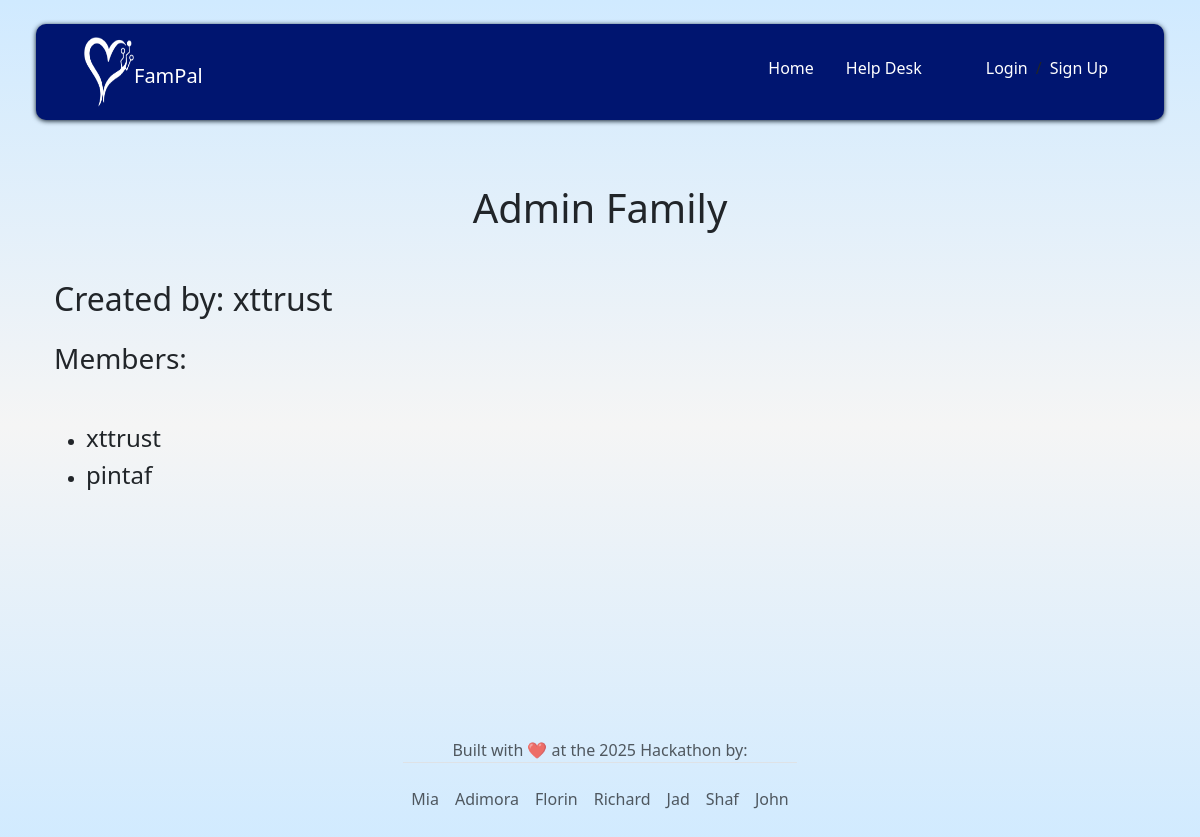
The app's page /families/group/1/, older data.
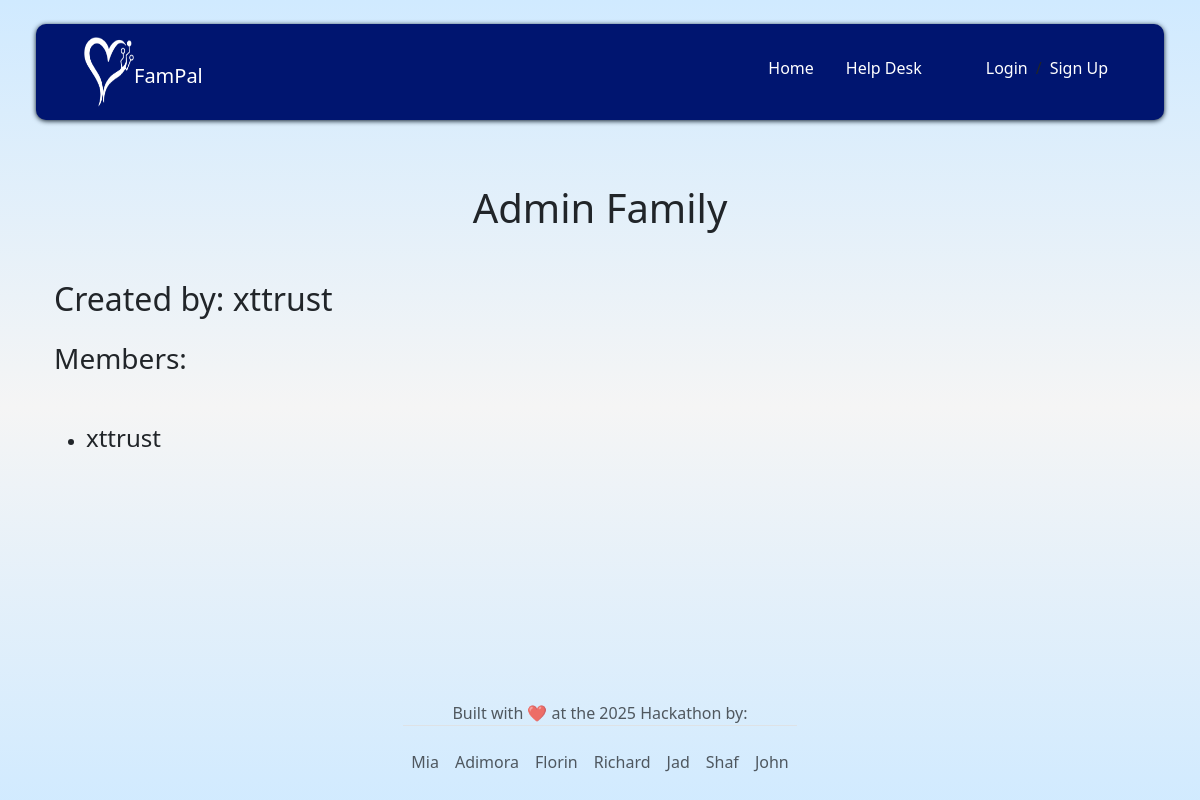
The same page, newer data.
### families/models.py (models this page shows, shortened)
class FamilyMembership(models.Model):
    user = models.ForeignKey(User, on_delete=models.CASCADE, related_name='family_memberships')
    family_group = models.ForeignKey(FamilyGroup, on_delete=models.CASCADE, related_name='memberships')
    joined_at = models.DateTimeField(default=timezone.now)
    class Meta:
        unique_together = ('user', 'family_group')

### families/views.py (the view)
# urls.py: path('group/<int:pk>/', views.family_detail, name='family_detail'),
def family_detail(request, pk):
    family = get_object_or_404(FamilyGroup, pk=pk)
    return render(request, 'families/family_detail.html', {'family': family})

### templates/families/family_detail.html
{% extends "base.html" %}
{% block content %}
  <div class="container-fluid">
    <h1 class="d-flex justify-content-center my-5">{{ family.name }}</h1>
    <h2 class="mb-4">Created by: {{ family.created_by }}</h2>
    <h3 class="mb-5">Members:</h3>
    <ul>
    {% for member in family.memberships.all %}
      <li> <h4>{{ member.user.username }}</h4></li>
    {% empty %}
      <li>No members yet.</li>
    {% endfor %}
  </ul>
  </div>
{% endblock %}

Row changes from the older to the newer data that the page shows:
removed FamilyMembership: user.username "pintaf"
